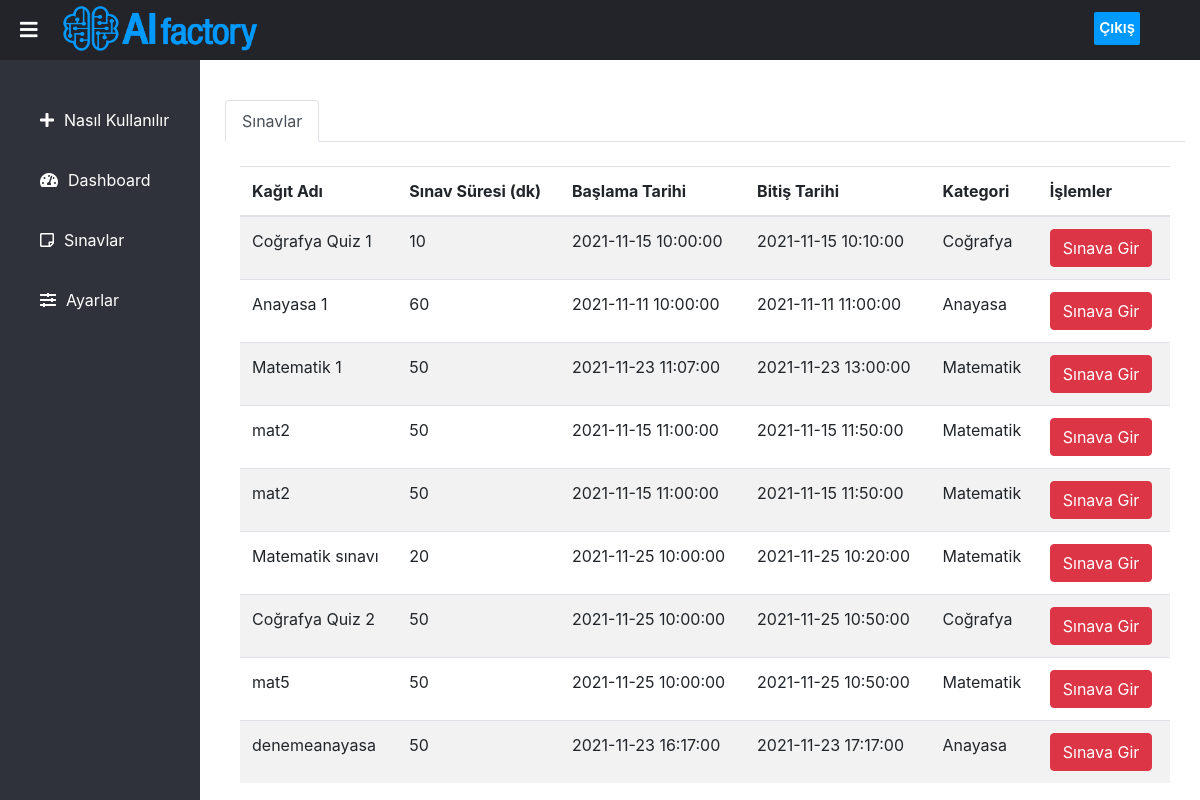
Screenshot of /Student/papers.php (signed in) with the database file from the repository.
### tables this page shows
CREATE TABLE `papers` (
  `paper_id` int(11) NOT NULL,
  `paper_name` varchar(55) NOT NULL,
  `min_pass_score` int(3) NOT NULL,
  `mark_per_question` int(3) NOT NULL,
  `paper_duration` int(11) NOT NULL,
  `start_date` datetime NOT NULL,
  `end_date` datetime NOT NULL,
  `category` varchar(20) NOT NULL,
  `questions` varchar(1000) NOT NULL
);

### Student/papers.php (the view, shortened to what this page needs)
<?php
    include_once 'sidebar.php';
    include_once '../connect.php';
?>
  <div class="content">
    <section>
        <div class="container mt-3">
            <br>
            <ul class="nav nav-tabs" id="myTab">
                <li class="nav-item">
                    <a href="#home" class="nav-link active" data-toggle="tab">Sınavlar</a>
                </li>
            </ul>
            <div class="tab-content">
                <div id="home" class="container tab-pane active">
                    <br/>
                    <table class="table table-striped">
                        <thead>
                            <tr>
                                <th scope="col">Kağıt Adı</th>
                                <th scope="col">Sınav Süresi (dk)</th>
                                <th scope="col">Başlama Tarihi</th>
                                <th scope="col">Bitiş Tarihi</th>
                                <th scope="col">Kategori</th>
                                <th scope="col">İşlemler</th>
                            </tr>
                        </thead>
                        <tbody>
                            <?php
                                $result = mysqli_query($link, "SELECT paper_id, paper_name, paper_duration, start_date, end_date, category FROM papers");
                                if($result -> num_rows > 0){
                                    while($row = mysqli_fetch_array($result)){
                                        $temp=$row['paper_id'];
                                        $s_time=strval($row['start_date']);
                            ?>
                                <tr>
                                    <td><?php echo $row['paper_name'];?></td>
                                    <td><?php echo $row['paper_duration'];?></td>
                                    <td><?php echo $s_time; ?></td>
                                    <td><?php echo $row['end_date']; ?></td>
                                    <td><?php echo $row['category']; ?></td>
                                    <td>
                                        <form method="POST" action="check.php">
                                            <a id="<?php echo $temp; ?>" class="btn btn-danger" name="enter"  href="<?php echo "check.php?paperid=".$temp ?>">Sınava Gir</a>
                                        </form>
                                </tr>
                                <?php
                                    }
                                    }else{
                                        echo "Hiç soru kağıdı bulunamadı.";
                                    }
                                ?>
                        </tbody>
                    </table>
                </div>
            </div>
        </div>
    </section>
</div>

### Student/sidebar.php (shortened to what this page needs)
<!DOCTYPE html>
<html lang="en" dir="ltr">
    <head>
        <link rel="stylesheet" href="../Styles/style.css"/>
        <link rel="stylesheet" href="https://cdnjs.cloudflare.com/ajax/libs/font-awesome/5.15.3/css/all.min.css" />
        <link rel="stylesheet" href="https://cdn.jsdelivr.net/npm/bootstrap@4.6.0/dist/css/bootstrap.min.css">
    </head>
    <body>
        <header>
            <label for="check"><i class="fas fa-bars" id="sidebar_btn"></i></label>
            <div class="left_area"><img class="mini-logo" src="../Images/AI-logo.png"/></div>
            <div class="right_area">
                <a href="../logout.php" class="logout_btn">Çıkış</a>
            </div>
        </header>
        <div class="sidebar">
            <a href="index.php"><i class="fas fa-plus"></i><span>Nasıl Kullanılır</span></a>
            <a href="dashboard.php"><i class="fas fa-tachometer-alt"></i><span>Dashboard</span></a>
            <a href="papers.php"><i class="far fa-sticky-note"></i><span>Sınavlar</span></a>
            <a href="settings.php"><i class="fas fa-sliders-h"></i><span>Ayarlar</span></a>
        </div>
    </body>
</html>

### Styles/style.css (style rules this page uses)
body { margin: 0px; padding: 0px; font-family: 'Roboto', sans-serif; }
header { position: fixed; background: #22242A; width: 100%; height: 60px; z-index: 999; }
label #sidebar_btn { z-index: 1; position: fixed; color: #fff; cursor: pointer; font-size: 20px; padding:10px 20px; transition:0.5s; transition-property: color; }
.left_area img { width: 220px; height: 55px; margin-top: -20px; margin-left: 60px; }
.mini-logo { width: 200px !important; height: 50px !important; }
.logout_btn { padding:5px; text-decoration: none; color:#fff; background: #0099FF; border-radius: 2px; margin-top:-42px; margin-right: 60px; float:right; font-size: 15px; font-weight: 600; transition: 0.5s; transition-property: background; }
.sidebar { background: #2F323A; margin-top: 60px; padding-top: 30px; position: fixed; left: 0; width: 200px; height: 100%; transition: 0.5s; transition-property: left; }
.sidebar a { color:#fff; display: block; width: 100%; line-height: 60px; text-decoration: none; padding-left: 40px; box-sizing: border-box; transition: 0.5s; transition-property: background; }
.sidebar i { padding-right: 10px; }
.content { margin-left: 210px; transition:0.5s; }
section { padding-top: 60px; height: 100vh; }

### rows the page displays
papers: paper_name "Coğrafya Quiz 1", paper_duration "10", start_date "2021-11-15 10:00:00", end_date "2021-11-15 10:10:00", category "Coğrafya"
papers: paper_name "Anayasa 1", paper_duration "60", start_date "2021-11-11 10:00:00", end_date "2021-11-11 11:00:00", category "Anayasa"
papers: paper_name "Matematik 1", paper_duration "50", start_date "2021-11-23 11:07:00", end_date "2021-11-23 13:00:00", category "Matematik"
papers: paper_name "mat2", paper_duration "50", start_date "2021-11-15 11:00:00", end_date "2021-11-15 11:50:00", category "Matematik"
papers: paper_name "mat2", paper_duration "50", start_date "2021-11-15 11:00:00", end_date "2021-11-15 11:50:00", category "Matematik"
papers: paper_name "Matematik sınavı", paper_duration "20", start_date "2021-11-25 10:00:00", end_date "2021-11-25 10:20:00", category "Matematik"
papers: paper_name "Coğrafya Quiz 2", paper_duration "50", start_date "2021-11-25 10:00:00", end_date "2021-11-25 10:50:00", category "Coğrafya"
papers: paper_name "mat5", paper_duration "50", start_date "2021-11-25 10:00:00", end_date "2021-11-25 10:50:00", category "Matematik"
papers: paper_name "denemeanayasa", paper_duration "50", start_date "2021-11-23 16:17:00", end_date "2021-11-23 17:17:00", category "Anayasa"
